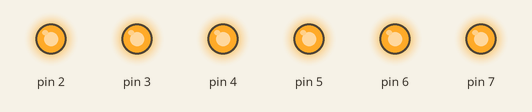
Simulated run of this sketch. Board: Arduino Uno, built with avr-gcc and run on an emulated ATmega328P. Shown: output pins drawn as LEDs (lit = HIGH).

Above: at 0.5 s.
At 2.5 s:
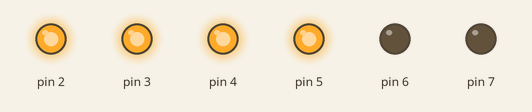
At 3.5 s:
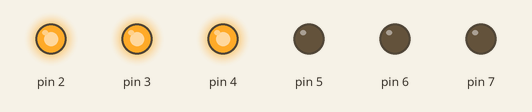
At 4.5 s:
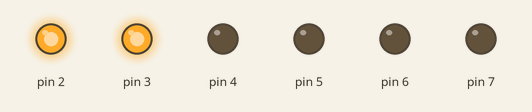
At 6.5 s:
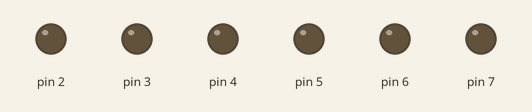
At 8.5 s:
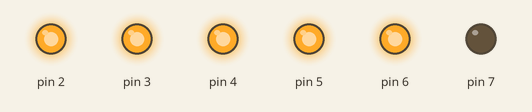
Timing chart, 0 to 9.1 s (numbered marks = the images above):
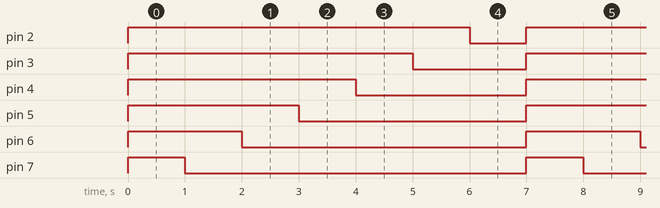

Measured:
- by itself, pin 2: alternates HIGH for 6.0 s and LOW for 1.0 s
- by itself, pin 3: alternates HIGH for 5.0 s and LOW for 2.0 s
- by itself, pin 4: alternates HIGH for 4.0 s and LOW for 3.0 s
- by itself, pin 5: alternates HIGH for 3.0 s and LOW for 4.0 s
- by itself, pin 6: alternates HIGH for 2.0 s and LOW for 5.0 s
- by itself, pin 7: alternates HIGH for 1.0 s and LOW for 6.0 s

The sketch:

__________________3.ino
```cpp
//Послуговуючись операціями бітового зсуву відтворити світлові ефекти через led-випромінювачі (див. рис. 1) згідно свого варіанту завдання: Подвійна біжуча тінь (зліва направо)

int i;
int j;

void setup(){
DDRD = DDRD | B11111100;
}

void loop(){
    j = B11111111;
for (i=0; i<7; i++){
    PORTD = PORTD & B00000000;
	PORTD = PORTD | j;
	delay(1000);
    j = j >> 1;
	}
}
```
